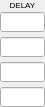
        <widget class="PyDMFrame" name="composite">
          <property name="geometry">
            <rect>
              <x>180</x>
              <y>55</y>
              <width>45</width>
              <height>107</height>
            </rect>
          </property>
          <property name="sizePolicy">
            <sizepolicy hsizetype="Ignored" vsizetype="Ignored">
              <horstretch>0</horstretch>
              <verstretch>0</verstretch>
            </sizepolicy>
          </property>
          <layout class="QGridLayout" name="gridLayout_1" columnstretch="45" rowstretch="10,2,20,5,20,5,20,5,20">
            <property name="leftMargin">
              <number>0</number>
            </property>
            <property name="topMargin">
              <number>0</number>
            </property>
            <property name="rightMargin">
              <number>0</number>
            </property>
            <property name="bottomMargin">
              <number>0</number>
            </property>
            <property name="horizontalSpacing">
              <number>0</number>
            </property>
            <property name="verticalSpacing">
              <number>0</number>
            </property>
            <item row="2" column="0">
              <widget class="PyDMLineEdit" name="text_entry_6">
                <property name="geometry">
                  <rect>
                    <x>0</x>
                    <y>12</y>
                    <width>45</width>
                    <height>20</height>
                  </rect>
                </property>
                <property name="sizePolicy">
                  <sizepolicy hsizetype="Ignored" vsizetype="Ignored">
                    <horstretch>0</horstretch>
                    <verstretch>0</verstretch>
                  </sizepolicy>
                </property>
                <property name="channel" stdset="0">
                  <string>ca://${P}${S}.DLY1</string>
                </property>
                <property name="toolTip">
                  <string>${P}${S}.DLY1</string>
                </property>
                <property name="font">
                  <font>
                    <pointsize>12</pointsize>
                  </font>
                </property>
                <property name="styleSheet">
                  <string notr="true">PyDMLineEdit#text_entry_6 {
  color: rgb(0, 0, 0);
  background-color: rgb(115, 223, 255);
  border: 1px solid black;
  margin: 0px;
  padding: 0px;
  spacing: 0px;
  }</string>
                </property>
              </widget>
            </item>
            <item row="8" column="0">
              <widget class="PyDMLineEdit" name="text_entry_7">
                <property name="geometry">
                  <rect>
                    <x>0</x>
                    <y>87</y>
                    <width>45</width>
                    <height>20</height>
                  </rect>
                </property>
                <property name="sizePolicy">
                  <sizepolicy hsizetype="Ignored" vsizetype="Ignored">
                    <horstretch>0</horstretch>
                    <verstretch>0</verstretch>
                  </sizepolicy>
                </property>
                <property name="channel" stdset="0">
                  <string>ca://${P}${S}.DLY4</string>
                </property>
                <property name="toolTip">
                  <string>${P}${S}.DLY4</string>
                </property>
                <property name="font">
                  <font>
                    <pointsize>12</pointsize>
                  </font>
                </property>
                <property name="styleSheet">
                  <string notr="true">PyDMLineEdit#text_entry_7 {
  color: rgb(0, 0, 0);
  background-color: rgb(115, 223, 255);
  border: 1px solid black;
  margin: 0px;
  padding: 0px;
  spacing: 0px;
  }</string>
                </property>
              </widget>
            </item>
            <item row="4" column="0">
              <widget class="PyDMLineEdit" name="text_entry_8">
                <property name="geometry">
                  <rect>
                    <x>0</x>
                    <y>37</y>
                    <width>45</width>
                    <height>20</height>
                  </rect>
                </property>
                <property name="sizePolicy">
                  <sizepolicy hsizetype="Ignored" vsizetype="Ignored">
                    <horstretch>0</horstretch>
                    <verstretch>0</verstretch>
                  </sizepolicy>
                </property>
                <property name="channel" stdset="0">
                  <string>ca://${P}${S}.DLY2</string>
                </property>
                <property name="toolTip">
                  <string>${P}${S}.DLY2</string>
                </property>
                <property name="font">
                  <font>
                    <pointsize>12</pointsize>
                  </font>
                </property>
                <property name="styleSheet">
                  <string notr="true">PyDMLineEdit#text_entry_8 {
  color: rgb(0, 0, 0);
  background-color: rgb(115, 223, 255);
  border: 1px solid black;
  margin: 0px;
  padding: 0px;
  spacing: 0px;
  }</string>
                </property>
              </widget>
            </item>
            <item row="6" column="0">
              <widget class="PyDMLineEdit" name="text_entry_9">
                <property name="geometry">
                  <rect>
                    <x>0</x>
                    <y>62</y>
                    <width>45</width>
                    <height>20</height>
                  </rect>
                </property>
                <property name="sizePolicy">
                  <sizepolicy hsizetype="Ignored" vsizetype="Ignored">
                    <horstretch>0</horstretch>
                    <verstretch>0</verstretch>
                  </sizepolicy>
                </property>
                <property name="channel" stdset="0">
                  <string>ca://${P}${S}.DLY3</string>
                </property>
                <property name="toolTip">
                  <string>${P}${S}.DLY3</string>
                </property>
                <property name="font">
                  <font>
                    <pointsize>12</pointsize>
                  </font>
                </property>
                <property name="styleSheet">
                  <string notr="true">PyDMLineEdit#text_entry_9 {
  color: rgb(0, 0, 0);
  background-color: rgb(115, 223, 255);
  border: 1px solid black;
  margin: 0px;
  padding: 0px;
  spacing: 0px;
  }</string>
                </property>
              </widget>
            </item>
            <item row="0" column="0">
              <widget class="QLabel" name="text_7">
                <property name="geometry">
                  <rect>
                    <x>0</x>
                    <y>0</y>
                    <width>45</width>
                    <height>10</height>
                  </rect>
                </property>
                <property name="sizePolicy">
                  <sizepolicy hsizetype="Ignored" vsizetype="Ignored">
                    <horstretch>0</horstretch>
                    <verstretch>0</verstretch>
                  </sizepolicy>
                </property>
                <property name="text">
                  <string>DELAY</string>
                </property>
                <property name="font">
                  <font>
                    <pointsize>6</pointsize>
                  </font>
                </property>
                <property name="brush" stdset="0">
                  <brush brushstyle="SolidPattern">
                    <color alpha="255">
                      <red>0</red>
                      <green>0</green>
                      <blue>0</blue>
                    </color>
                  </brush>
                </property>
                <property name="toolTip">
                  <string>text_7</string>
                </property>
                <property name="alignment">
                  <set>Qt::AlignCenter</set>
                </property>
                <property name="styleSheet">
                  <string notr="true">QLabel#text_7 {
  color: rgb(0, 0, 0);
  }</string>
                </property>
              </widget>
            </item>
          </layout>
        </widget>
